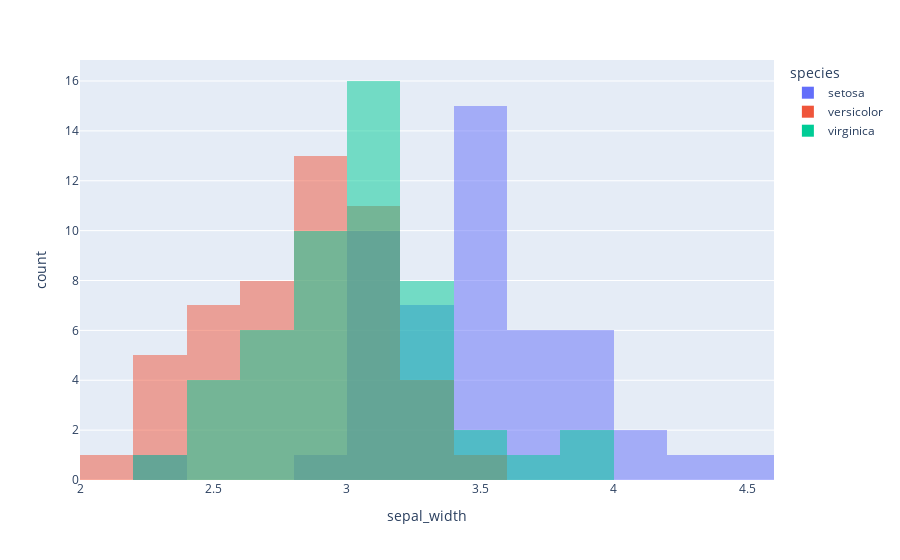

Source (notebook cell):
### Code cell
hist = px.histogram(df, x='sepal_width', color='species', barmode='overlay')
hist.show()

hist.write_html('hist.html')
hist.write_image('hist.png', scale=3)

### Figure 1 — Plotly figure (JSON) as saved in the notebook; plotly's stock layout.template omitted (floating-point values rounded to 4 significant figures)
{"data": [{"bingroup": "x", "hovertemplate": "species=setosa<br>sepal_width=%{x}<br>count=%{y}<extra></extra>", "legendgroup": "setosa", "marker": {"color": "#636efa", "opacity": 0.5, "pattern": {"shape": ""}}, "name": "setosa", "orientation": "v", "showlegend": true, "type": "histogram", "x": [3.5, 3.0, 3.2, 3.1, 3.6, 3.9, 3.4, 3.4, 2.9, 3.1, 3.7, 3.4, 3.0, 3.0, 4.0, 4.4, 3.9, 3.5, 3.8, 3.8, 3.4, 3.7, 3.6, 3.3, 3.4, 3.0, 3.4, 3.5, 3.4, 3.2, 3.1, 3.4, 4.1, 4.2, 3.1, 3.2, 3.5, 3.6, 3.0, 3.4, 3.5, 2.3, 3.2, 3.5, 3.8, 3.0, 3.8, 3.2, 3.7, 3.3], "xaxis": "x", "yaxis": "y"}, {"bingroup": "x", "hovertemplate": "species=versicolor<br>sepal_width=%{x}<br>count=%{y}<extra></extra>", "legendgroup": "versicolor", "marker": {"color": "#EF553B", "opacity": 0.5, "pattern": {"shape": ""}}, "name": "versicolor", "orientation": "v", "showlegend": true, "type": "histogram", "x": [3.2, 3.2, 3.1, 2.3, 2.8, 2.8, 3.3, 2.4, 2.9, 2.7, 2.0, 3.0, 2.2, 2.9, 2.9, 3.1, 3.0, 2.7, 2.2, 2.5, 3.2, 2.8, 2.5, 2.8, 2.9, 3.0, 2.8, 3.0, 2.9, 2.6, 2.4, 2.4, 2.7, 2.7, 3.0, 3.4, 3.1, 2.3, 3.0, 2.5, 2.6, 3.0, 2.6, 2.3, 2.7, 3.0, 2.9, 2.9, 2.5, 2.8], "xaxis": "x", "yaxis": "y"}, {"bingroup": "x", "hovertemplate": "species=virginica<br>sepal_width=%{x}<br>count=%{y}<extra></extra>", "legendgroup": "virginica", "marker": {"color": "#00cc96", "opacity": 0.5, "pattern": {"shape": ""}}, "name": "virginica", "orientation": "v", "showlegend": true, "type": "histogram", "x": [3.3, 2.7, 3.0, 2.9, 3.0, 3.0, 2.5, 2.9, 2.5, 3.6, 3.2, 2.7, 3.0, 2.5, 2.8, 3.2, 3.0, 3.8, 2.6, 2.2, 3.2, 2.8, 2.8, 2.7, 3.3, 3.2, 2.8, 3.0, 2.8, 3.0, 2.8, 3.8, 2.8, 2.8, 2.6, 3.0, 3.4, 3.1, 3.0, 3.1, 3.1, 3.1, 2.7, 3.2, 3.3, 3.0, 2.5, 3.0, 3.4, 3.0], "xaxis": "x", "yaxis": "y"}], "layout": {"barmode": "overlay", "legend": {"title": {"text": "species"}, "tracegroupgap": 0}, "margin": {"t": 60}, "xaxis": {"anchor": "y", "domain": [0, 1], "title": {"text": "sepal_width"}}, "yaxis": {"anchor": "x", "domain": [0, 1], "title": {"text": "count"}}}}
